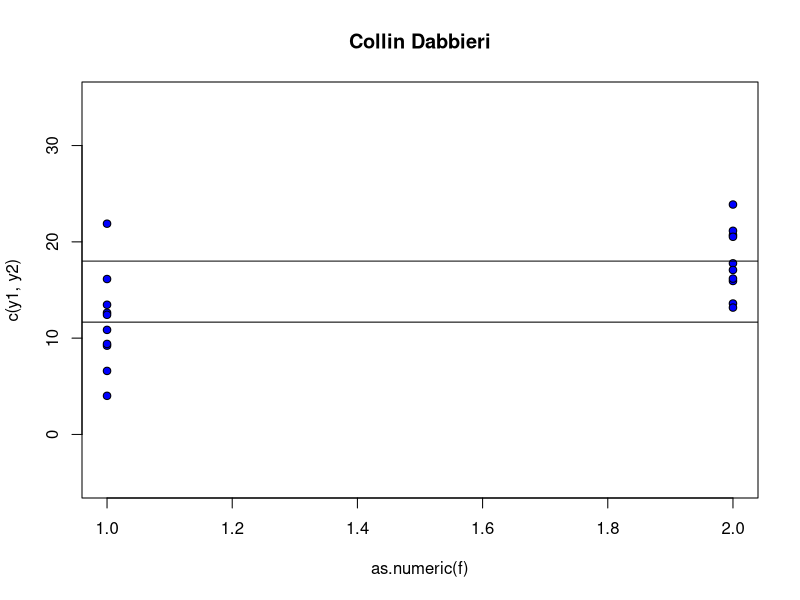
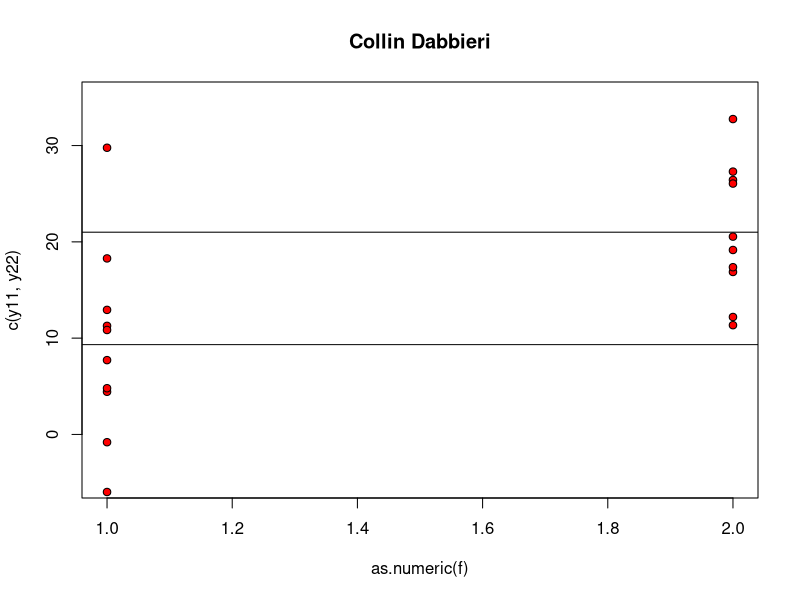
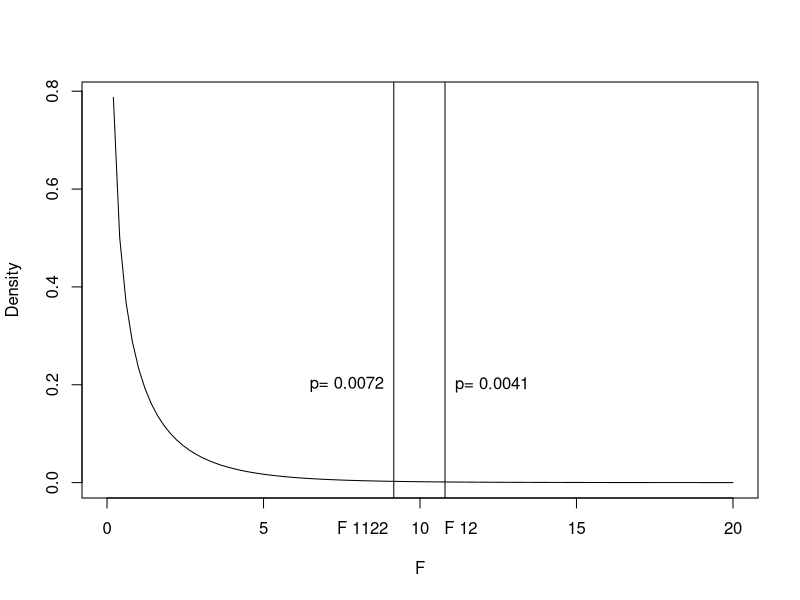

These figures' R source, in order:
## ---- chunk 1
knitr::opts_chunk$set(echo = TRUE)
## ---- chunk 2
getwd()
## ---- chunk 3
set.seed(12);y1 = rnorm(10,14,5)
set.seed(13);y2 = rnorm(10, 15, 5)

set.seed(12);y11 = rnorm(10,14,10) 
set.seed(13);y22 = rnorm(10, 15, 10)


f = rep(c(1,2), c(10,10))
f = factor(f,levels=c(1,2))

df = data.frame(y = c(y1,y2), x = f)

dev.new(noRStudioGD = TRUE)
plot(c(y1,y2) ~ as.numeric(f), type = "p", pch =21, bg = "Blue", ylim = c(-5,35),main="Collin Dabbieri")
abline(h = c(mean(y1),mean(y2)))
## ---- chunk 4
df = data.frame(y = c(y11,y22), x = f)

dev.new(noRStudioGD = TRUE)
plot(c(y11,y22) ~ as.numeric(f), type = "p", pch =21, bg = "Red", ylim = c(-5,35),main="Collin Dabbieri")
abline(h = c(mean(y11),mean(y22)))
## ---- chunk 5
n1=length(y1)
n2=length(y2)
y1bar=mean(y1)
y2bar=mean(y2)

sum1=0
for(i in y1){
  square=(i-y1bar)^2
  sum1=sum1+square
}
sum2=0
for(i in y2){
  square=(i-y2bar)^2
  sum2=sum2+square
}

SSE=sum1+sum2

s2_12=SSE/(n1+n2-2)
s2_12
## ---- chunk 6
n11=length(y11)
n22=length(y22)
y11bar=mean(y11)
y22bar=mean(y22)

sum1=0
for(i in y11){
  square=(i-y11bar)^2
  sum1=sum1+square
}
sum2=0
for(i in y22){
  square=(i-y22bar)^2
  sum2=sum2+square
}

SSE=sum1+sum2

s2_1122=SSE/(n11+n22-2)
s2_1122
## ---- chunk 7
y12=cbind(y1,y2)
ybar=mean(y12)
SST_12=n1*(y1bar-ybar)^2+n2*(y2bar-ybar)^2
SST_12
## ---- chunk 8
y1122=cbind(y11,y22)
ybar=mean(y1122)
SST_1122=n11*(y11bar-ybar)^2+n22*(y22bar-ybar)^2
SST_1122
## ---- chunk 9
f_12=SST_12/s2_12
f_12
## ---- chunk 10
f_1122=SST_1122/s2_1122
f_1122
## ---- chunk 11
1-pf(f_12,1,n1+n2-2)
1-pf(f_1122,1,n11+n22-2)
## ---- chunk 12
#n1=n2=n11=n22 so degrees of freedom are the same
p_12=1-pf(f_12,1,n1+n2-2)
p_1122=1-pf(f_1122,1,n11+n22-2)

temp=toString(p_12)
str_p12=substr(p_12,1,6)

temp=toString(p_1122)
str_p1122=substr(p_1122,1,6)


x=seq(0,20,length.out=100)

f=c()
for(i in x){
  f=append(f,df(i,1,n1+n2-2))
}

plot(x,f,type='l',ylab="Density",xlab="F")
text(x=f_12+1.5,y=0.2,labels=paste("p=",str_p12))
text(x=f_1122-1.5,y=0.2,labels=paste("p=",str_p1122))
mtext('F 12', side=1, line=1.0, at=f_12+0.5)
mtext('F 1122', side=1, line=1.0, at=f_1122-1)
abline(v=f_12)
abline(v=f_1122)
## ---- chunk 13
paint=matrix(data=c(148,76,393,520,236,134,55,166,415,153,513,264,433,94,535,327,214,135,280,304,335,643,216,536,128,723,258,380,594,465),nrow=10,ncol=3)
colnames(paint)=c("1","2","3")
paint
## ---- chunk 14
y1=paint[,1]
y2=paint[,2]
y3=paint[,3]
n1=length(y1)
n2=length(y2)
n3=length(y3)
y1bar=mean(y1)
y2bar=mean(y2)
y3bar=mean(y3)
n=n1+n2+n3
k=2

sum1=0
for(i in y1){
  square=(i-y1bar)^2
  sum1=sum1+square
}
sum2=0
for(i in y2){
  square=(i-y2bar)^2
  sum2=sum2+square
}
sum3=0
for(i in y3){
  square=(i-y3bar)^2
  sum2=sum2+square
}

SSE=sum1+sum2+sum3

s2=SSE/(n-(k+1))

#denominator for between samples variation is number of samples-1 so it should be 2 in this case
y123=cbind(y1,y2,y3)
ybar=mean(y123)
SST=n1*(y1bar-ybar)^2+n2*(y2bar-ybar)^2+n3*(y3bar-ybar)^2
between=SST/2


f=between/s2
f

1-pf(f,2,n-(k+1))

